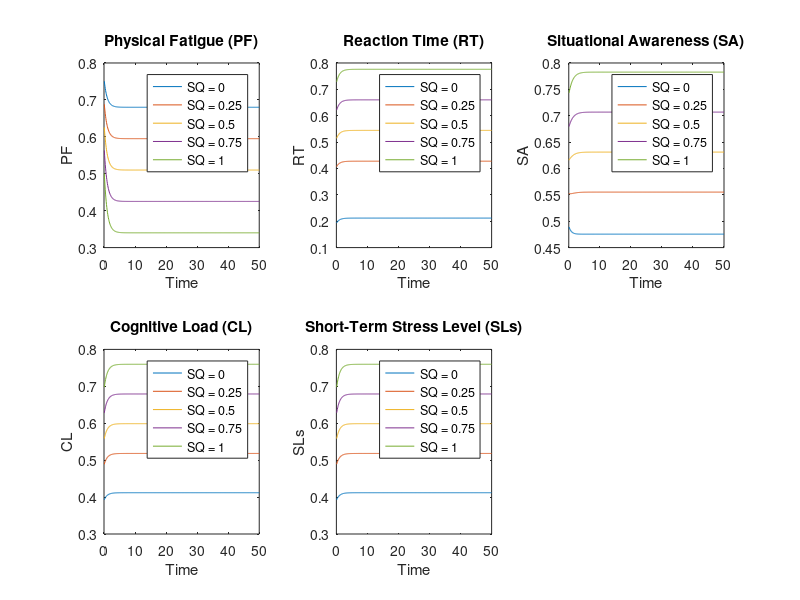

Here is the MATLAB script that generated this plot:
% Sensitivity Analysis

clc
clear;


% Time vector
% duration
T = 50;
% change rate (0 to 1)
dt = 0.1;
% time steps
numSteps = T / dt;
% vectorization of time space
time = linspace(0, T, numSteps);

% Initialize arrays to store the variables over time
HR = zeros(1, numSteps); % Heart Rate
SQ = zeros(1, numSteps); % Sleep Quality
MC = zeros(1, numSteps); % Mission Complexity
ES = zeros(1, numSteps); % Environmental Stressor
EL = zeros(1, numSteps); % Experienced Level


% Initial values
for t = 1:numSteps
  HR(t) = 1;
  SQ(t) = 0.222;
  MC(t) = 0.25;
  EL_base(t) = 1;
  ES(t) = 0.667;
end

% Initialize arrays for the other variables
CL = zeros(1, numSteps);
SLs = zeros(1, numSteps);
PF = zeros(1, numSteps);
RT = zeros(1, numSteps);
SA = zeros(1, numSteps);
Ps = zeros(1, numSteps);
SLl = zeros(1, numSteps);
Pl = zeros(1, numSteps);

% Initial values for long-term variables
SLl(1) = 0.5;
Pl(1) = 0.5;

% Define parameters (tune these as needed)

alpha_CL = 0.3; %el
w_CL1 = 0.3;    %mc
w_CL2 = 0.3;    %es
w_CL3 = 0.4;    %hr
beta_CL = 0.3;  %sq

w_SLs1 = 0.3;     %hr
w_SLs2 = 0.3;     %es
w_SLs3 = 0.4;     %mc
lamda_SLs = 0.3;  %sq
alpha_SLs = 0.4;  %el

alpha_PF = 0.5; %hr,pf,sq
w_PF1 = 0.5;    %hr
w_PF2 = 0.5;    %sq


gamma_RT = 0.5; %sq, sa
w_RT1 = 0.5;    %sq
w_RT2 = 0.5;    %sa
w_RT3 = 0.5;    %cl
w_RT4 = 0.5;    %pf

beta_SA = 0.5;  %sq,el,pl
w_SA1 = 0.3;    %sq
w_SA2 = 0.3;    %el
w_SA3 = 0.3;    %pl

delta_EL = 0.5; %pl

eta_Ps = 0.5; %sa,rt
w_Ps1 = 0.5;  %sa
w_Ps2 = 0.5;  %rt
w_Ps3 = 0.5;  %sl
w_Ps4 = 0.5;  %pf

% Sensitivity Analysis: Vary Sleep Quality (SQ)
SQ_values = linspace(0, 1, 5); % Vary SQ from 0 to 1 in 5 steps
numSQ = length(SQ_values);

% Initialize arrays to store the sensitivity analysis results
results_PF = zeros(numSQ, numSteps);
results_RT = zeros(numSQ, numSteps);
results_SA = zeros(numSQ, numSteps);
results_CL = zeros(numSQ, numSteps);
results_SLs = zeros(numSQ, numSteps);

% Perform sensitivity analysis
for i = 1:numSQ
    % Set the sleep quality for this iteration
    SQ = SQ_values(i) * ones(1, numSteps);

    % Reset initial conditions
    SLl(1) = 0.5;
    Pl(1) = 0.5;
    SLs(1) = 0;
    CL(1) = 0;
    EL(:) = 1;

% Compute initial condiitons
CL(1) = (1 - alpha_CL * EL(1)) * ((w_CL1 * MC(1) + w_CL2 * ES(1) + w_CL3 * HR(1)) - beta_CL * SQ(1));

SLs(1) = ((w_SLs1 * HR(1) + w_SLs2 * ES(1) + w_SLs3 * MC(1)) - lamda_SLs * SQ(1)) * (1 - alpha_SLs * EL(1)) ;

PF(1) = alpha_PF * (w_PF1 * HR(1) + w_PF2 * (1 - SQ(1))) + (1 - alpha_PF) * SLl(1);

RT(1) = gamma_RT *( w_RT1*SQ(1) + w_RT2*SA(1)) + (1 - gamma_RT) * (1-(w_RT3*CL(1) + w_RT4*PF(1)));

SA(1) = (beta_SA *(w_SA1 * SQ(1) + w_SA2 * EL(1) + w_SA3 * Pl(1)) + (1 - beta_SA)*(1 - CL(1)));

Ps(1) = eta_Ps *(w_Ps1 * SA(1) + w_Ps2 * RT(1)) + (1- eta_Ps)*(1-(w_Ps3* SLs(1) + w_Ps4 * PF(1)));

EL(1) = delta_EL * EL_base(1) + (1 - delta_EL) * Pl(1);

for t = 2 : numSteps
    % Compute Cognitive Load (CL)
    CL(t) = (1 - alpha_CL * EL(t)) * ((w_CL1 * MC(t) + w_CL2 * ES(t) + w_CL3 * HR(t)) - beta_CL * SQ(t));

    % Compute Short-Term Stress Level (SLs)
    SLs(t) = ((w_SLs1 * HR(t) + w_SLs2 * ES(t) + w_SLs3 * MC(t)) - lamda_SLs*SQ(t)) * (1 - alpha_SLs*EL(t)) ;

    % Compute Physical Fatigue (PF)
    PF(t) = alpha_PF * (w_PF1 * HR(t) + w_PF2 * (1 - SQ(t))) + (1 - alpha_PF) * SLl(t-1);

    % Compute Reaction Time (RT)
    RT(t) = gamma_RT *( w_RT1*SQ(t) + w_RT2*SA(t)) + (1 - gamma_RT) * (1-(w_RT3*CL(t) + w_RT4*PF(t)));

    % Compute Situational Awareness (SA)
    SA(t) = beta_SA *(w_SA1 * SQ(t) + w_SA2 * EL(t) + w_SA3 * Pl(t-1))+((1- beta_SA)*(1- CL(t)));

    % Compute Short-Term Performance (Ps)
    Ps(t) = eta_Ps *(w_Ps1 * SA(t) + w_Ps2 * RT(t)) + (1- eta_Ps)*(1-(w_Ps3* SLs(t) + w_Ps4 * PF(t)));

    % Update Long-Term Stress Level (SLl)
    SLl(t) = SLl(t-1) + (SLs(t) - SLl(t-1)) * dt;
    SLl(t) = max(0, min(1, SLl(t))); % Ensure SLl stays within [0, 1]

    % Update Long-Term Performance (Pl)
    Pl(t) = Pl(t-1) + (Ps(t) - Pl(t-1)) * dt;
    Pl(t) = max(0, min(1, Pl(t))); % Ensure Pl stays within [0, 1]


    % Update Experienced Level (EL) for the next step
    EL(t) = delta_EL * EL_base(t) + (1 - delta_EL) * Pl(t-1);
end

% Store the results for this SQ value
    results_PF(i, :) = PF;
    results_RT(i, :) = RT;
    results_SA(i, :) = SA;
    results_Ps(i, :) = Ps;
    results_CL(i, :) = CL;
    results_SLs(i, :) = SLs;
end

% Plotting the results
figure;
for i = 1:numSQ
    subplot(2, 3, 1);
    plot(time, results_PF(i, :), 'DisplayName', ['SQ = ' num2str(SQ_values(i))]);
    hold on;
    title('Physical Fatigue (PF)');
    xlabel('Time');
    ylabel('PF');
    legend;

    subplot(2, 3, 2);
    plot(time, results_RT(i, :), 'DisplayName', ['SQ = ' num2str(SQ_values(i))]);
    hold on;
    title('Reaction Time (RT)');
    xlabel('Time');
    ylabel('RT');
    legend;

    subplot(2, 3, 3);
    plot(time, results_SA(i, :), 'DisplayName', ['SQ = ' num2str(SQ_values(i))]);
    hold on;
    title('Situational Awareness (SA)');
    xlabel('Time');
    ylabel('SA');
    legend;

    subplot(2, 3, 4);
    plot(time, results_Ps(i, :), 'DisplayName', ['SQ = ' num2str(SQ_values(i))]);
    hold on;
    title('Cognitive Load (CL)');
    xlabel('Time');
    ylabel('CL');
    legend;

    subplot(2, 3, 5);
    plot(time, results_Ps(i, :), 'DisplayName', ['SQ = ' num2str(SQ_values(i))]);
    hold on;
    title('Short-Term Stress Level (SLs)');
    xlabel('Time');
    ylabel('SLs');
    legend;
end


